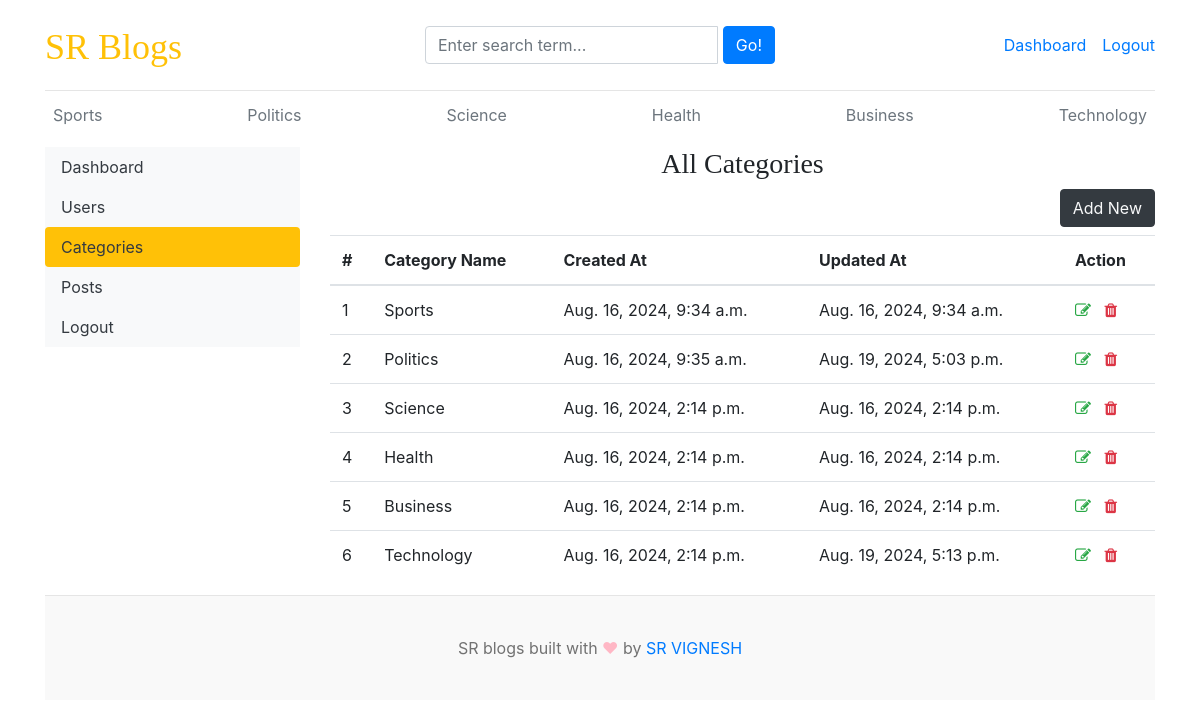
Screenshot of /dashboard/categories/ (signed in) with the database file from the repository.
### blogs/models.py (models this page shows)
class Category(models.Model):
    category_name=models.CharField(max_length=50,unique=True)
    created_at=models.DateTimeField(auto_now_add=True)
    updated_at=models.DateTimeField(auto_now=True)
    class Meta:
        verbose_name_plural='categories'
    def __str__(self):
        return self.category_name

### dashboards/views.py (the view)
# urls.py: path('categories/',views.categories,name='categories'),
def categories(request):
    return render(request,'dashboard/categories.html')

### blogs/context_processors.py (called while the page is built)
def get_categories(request):
    categories=Category.objects.all()
    return dict(categories=categories)

def get_social_links(request):
    social_links=SocialLink.objects.all()
    return dict(social_links=social_links)

### templates/dashboard/categories.html (shortened to what this page needs)
{% extends 'base.html' %}
{% block content %}
<div class="row">
    {% include 'dashboard/sidebar.html' %}
     <div class="col-md-9">
        <h3 class="text-center">All Categories</h3>
        <a href="{% url 'add_category' %}" class="btn btn-dark text-light float-right mb-2">Add New</a>
        <table class="table table-hover">
            <thead>
              <tr>
                <th>#</th>
                <th>Category Name</th>
                <th>Created At</th>
                <th>Updated At</th>
                <th>Action</th>
              </tr>
            </thead>
            <tbody>
            {% for category in categories %}
              <tr>
                <td>{{ forloop.counter }}</td>
                <td>{{ category }}</td>
                <td>{{ category.created_at }}</td>
                <td>{{ category.updated_at }}</td>
                <td>
                  {% if user.is_staff %}
                    <a href="{% url 'edit_category' category.id %}"><i class="fa fa-edit text-success"></i></a>
                    <a href="{% url 'delete_category' category.id %}"><i class="fa fa-trash text-danger"></i></a>
                  {% else %}
                  <i class="fa fa-ban fa-fw text-danger"></i>
                  {% endif %}
                </td>
              </tr>
            {% endfor %}
            </tbody>
          </table>
     </div>
</div>
{% endblock %}

### templates/base.html (shortened to what this page needs)
{% load static %}
<!DOCTYPE html>
<html lang="en">
<head>
    <link href="https://getbootstrap.com/docs/4.0/dist/css/bootstrap.min.css" rel="stylesheet">
    <link href="{% static 'css/blog.css' %}" rel="stylesheet">
    <link rel="stylesheet" href="https://cdnjs.cloudflare.com/ajax/libs/font-awesome/4.7.0/css/font-awesome.min.css">
  </head>
<body>
    <div class="container">
      <header class="blog-header py-3">
        <div class="row flex-nowrap justify-content-between align-items-center">
          <div class="col-4 pt-1">
            <a class="blog-header-logo text-warning" href="/">SR Blogs</a>
          </div>
          <div class="col-4">
            <form action="{% url 'search' %}" method="GET">
                <div class="input-group">
                    <input class="form-control" type="text" name="keyword" value="{{ keyword }}" placeholder="Enter search term..." aria-label="Enter search term..." aria-describedby="button-search" />&nbsp;
                    <button type="submit" class="btn btn-primary" id="button-search" type="button">Go!</button>
                </div>
            </form>
          </div>
          <div class="col-4 d-flex justify-content-end align-items-center">
            {% if not user.is_authenticated %}
            <a class="btn btn-sm btn-warning" href="{% url 'login' %}">Login</a> &nbsp;
            <a class="btn btn-sm btn-outline-secondary" href="{% url 'register' %}">Register</a>
            {% else %}
            <span><a href="{% url 'dashboard' %}">Dashboard</a></span>
            <span><a href="{% url 'logout' %}">Logout</a></span>
            {% endif %}
          </div>
        </div>
      </header>
      <div class="nav-scroller py-1 mb-2">
        <nav class="nav d-flex justify-content-between">
          {% for category in categories %}
          <a class="p-2 text-muted" href="{% url 'posts_by_category' category.id %}">{{ category.category_name }}</a>
          {% endfor %}
        </nav>
      </div>
{% block content %}
{% endblock %}
<footer class="blog-footer">
    <p>SR blogs built with <span style="color:#FFB7C5;">&#9829;</span> by <a href="#">SR VIGNESH</a></p>
  </footer>
  </body>
  </html>

### blog_main/static/css/blog.css (style rules this page uses)
.blog-header { border-bottom: 1px solid #e5e5e5; }
.blog-header-logo { font-family: "Playfair Display", Georgia, "Times New Roman", serif; font-size: 2.25rem; }
h1, h2, h3, h4, h5, h6 { font-family: "Playfair Display", Georgia, "Times New Roman", serif; }
.blog-footer { padding: 2.5rem 0; color: #727272; text-align: center; background-color: #f9f9f9; border-top: .05rem solid #e5e5e5; }
.blog-footer p:last-child { margin-bottom: 0; }

### rows the page displays
Category: category_name "Sports", created_at "Aug. 16, 2024, 9:34 a.m.", updated_at "Aug. 16, 2024, 9:34 a.m."
Category: category_name "Politics", created_at "Aug. 16, 2024, 9:35 a.m.", updated_at "Aug. 19, 2024, 5:03 p.m."
Category: category_name "Science", created_at "Aug. 16, 2024, 2:14 p.m.", updated_at "Aug. 16, 2024, 2:14 p.m."
Category: category_name "Health", created_at "Aug. 16, 2024, 2:14 p.m.", updated_at "Aug. 16, 2024, 2:14 p.m."
Category: category_name "Business", created_at "Aug. 16, 2024, 2:14 p.m.", updated_at "Aug. 16, 2024, 2:14 p.m."
Category: category_name "Technology", created_at "Aug. 16, 2024, 2:14 p.m.", updated_at "Aug. 19, 2024, 5:13 p.m."
